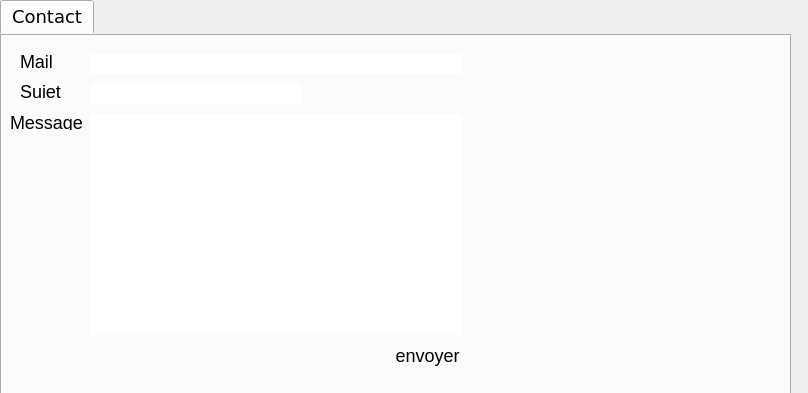
<?xml version="1.0" encoding="UTF-8"?>
<ui version="4.0">
 <class>mail</class>
 <widget class="QDialog" name="mail">
  <property name="geometry">
   <rect>
    <x>0</x>
    <y>0</y>
    <width>808</width>
    <height>393</height>
   </rect>
  </property>
  <property name="windowTitle">
   <string>Dialog</string>
  </property>
  <widget class="QTabWidget" name="tabWidget">
   <property name="geometry">
    <rect>
     <x>0</x>
     <y>0</y>
     <width>791</width>
     <height>431</height>
    </rect>
   </property>
   <property name="font">
    <font>
     <family>Verdana</family>
     <pointsize>-1</pointsize>
     <weight>50</weight>
     <italic>false</italic>
     <bold>false</bold>
     <underline>false</underline>
    </font>
   </property>
   <property name="styleSheet">
    <string notr="true">
font: 8pt &quot;Verdana&quot;;
border-radius : 20px;




    
; 
    font-size: 18px;</string>
   </property>
   <property name="currentIndex">
    <number>0</number>
   </property>
   <widget class="QWidget" name="tab">
    <attribute name="title">
     <string>Contact</string>
    </attribute>
    <widget class="QLabel" name="label_11">
     <property name="geometry">
      <rect>
       <x>20</x>
       <y>50</y>
       <width>47</width>
       <height>14</height>
      </rect>
     </property>
     <property name="styleSheet">
      <string notr="true">font: 8pt &quot;Verdana&quot;;</string>
     </property>
     <property name="text">
      <string>Sujet</string>
     </property>
    </widget>
    <widget class="QTextEdit" name="textEdit">
     <property name="geometry">
      <rect>
       <x>90</x>
       <y>80</y>
       <width>371</width>
       <height>221</height>
      </rect>
     </property>
     <property name="styleSheet">
      <string notr="true"/>
     </property>
    </widget>
    <widget class="QLabel" name="label_12">
     <property name="geometry">
      <rect>
       <x>10</x>
       <y>80</y>
       <width>81</width>
       <height>16</height>
      </rect>
     </property>
     <property name="styleSheet">
      <string notr="true">font: 8pt &quot;Verdana&quot;;</string>
     </property>
     <property name="text">
      <string>Message</string>
     </property>
    </widget>
    <widget class="QLabel" name="label_13">
     <property name="geometry">
      <rect>
       <x>20</x>
       <y>20</y>
       <width>47</width>
       <height>14</height>
      </rect>
     </property>
     <property name="styleSheet">
      <string notr="true">font: 8pt &quot;Verdana&quot;;</string>
     </property>
     <property name="text">
      <string>Mail</string>
     </property>
    </widget>
    <widget class="QLineEdit" name="lineEdit_9">
     <property name="geometry">
      <rect>
       <x>90</x>
       <y>50</y>
       <width>211</width>
       <height>20</height>
      </rect>
     </property>
     <property name="styleSheet">
      <string notr="true"/>
     </property>
    </widget>
    <widget class="QLineEdit" name="lineEdit_10">
     <property name="geometry">
      <rect>
       <x>90</x>
       <y>20</y>
       <width>371</width>
       <height>20</height>
      </rect>
     </property>
     <property name="styleSheet">
      <string notr="true"/>
     </property>
    </widget>
    <widget class="QPushButton" name="envoyer">
     <property name="geometry">
      <rect>
       <x>390</x>
       <y>310</y>
       <width>75</width>
       <height>23</height>
      </rect>
     </property>
     <property name="styleSheet">
      <string notr="true">font: 8pt &quot;Verdana&quot;;</string>
     </property>
     <property name="text">
      <string>envoyer</string>
     </property>
    </widget>
   </widget>
  </widget>
 </widget>
 <resources/>
 <connections/>
</ui>
